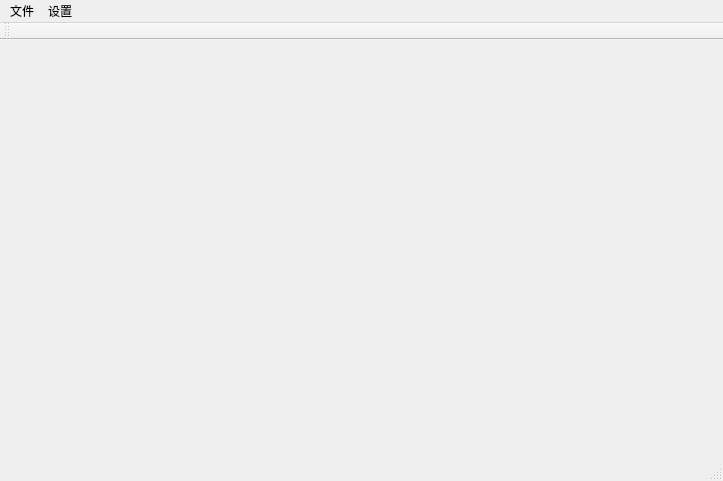
<?xml version="1.0" encoding="UTF-8"?>
<ui version="4.0">
 <class>Client</class>
 <widget class="QMainWindow" name="Client">
  <property name="geometry">
   <rect>
    <x>0</x>
    <y>0</y>
    <width>723</width>
    <height>481</height>
   </rect>
  </property>
  <property name="windowTitle">
   <string>Client</string>
  </property>
  <widget class="QWidget" name="centralWidget"/>
  <widget class="QMenuBar" name="menuBar">
   <property name="geometry">
    <rect>
     <x>0</x>
     <y>0</y>
     <width>723</width>
     <height>23</height>
    </rect>
   </property>
   <widget class="QMenu" name="menu_file">
    <property name="title">
     <string>文件</string>
    </property>
   </widget>
   <widget class="QMenu" name="menu_set">
    <property name="title">
     <string>设置</string>
    </property>
    <addaction name="mConnect"/>
    <addaction name="mCameraSet"/>
   </widget>
   <addaction name="menu_file"/>
   <addaction name="menu_set"/>
  </widget>
  <widget class="QToolBar" name="mainToolBar">
   <attribute name="toolBarArea">
    <enum>TopToolBarArea</enum>
   </attribute>
   <attribute name="toolBarBreak">
    <bool>false</bool>
   </attribute>
  </widget>
  <widget class="QStatusBar" name="statusBar"/>
  <action name="mCameraSet">
   <property name="text">
    <string>相机设置</string>
   </property>
  </action>
  <action name="mConnect">
   <property name="text">
    <string>连接设置</string>
   </property>
  </action>
 </widget>
 <layoutdefault spacing="6" margin="11"/>
 <resources/>
 <connections/>
</ui>
